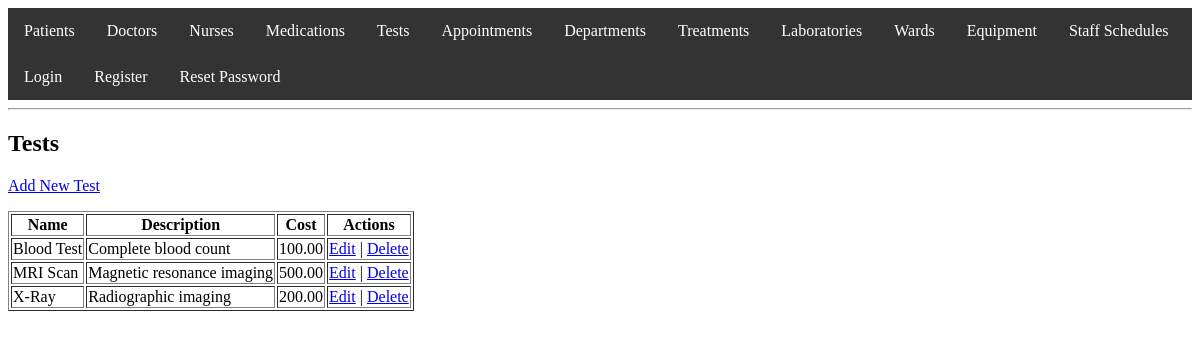
/test/view_tests.php, run on the app's committed database.
### tables this page shows
CREATE TABLE Tests (
                       test_id INT PRIMARY KEY AUTO_INCREMENT,
                       name VARCHAR(100),
                       description TEXT,
                       cost DECIMAL(10, 2)
);

### test/view_tests.php (the view, shortened to what this page needs)
<?php
include '../auth.php';
include '../header.php';
$sql = "SELECT * FROM Tests";
$result = $conn->query($sql);
?>
<h2>Tests</h2>
<p><a href="add_test_form.php">Add New Test</a></p>
<table border="1">
    <tr>
        <th>Name</th>
        <th>Description</th>
        <th>Cost</th>
        <th>Actions</th>
    </tr>
    <?php while ($test = $result->fetch_assoc()): ?>
        <tr>
            <td><?php echo $test['name']; ?></td>
            <td><?php echo $test['description']; ?></td>
            <td><?php echo $test['cost']; ?></td>
            <td>
                <a href="edit_test_form.php?id=<?php echo $test['test_id']; ?>">Edit</a> |
                <a href="delete_test.php?id=<?php echo $test['test_id']; ?>">Delete</a>
            </td>
        </tr>
    <?php endwhile; ?>
</table>
<?php
include '../footer.php';
?>

### data on the page
tests: name "Blood Test", description "Complete blood count", cost "100.00"
tests: name "MRI Scan", description "Magnetic resonance imaging", cost "500.00"
tests: name "X-Ray", description "Radiographic imaging", cost "200.00"
